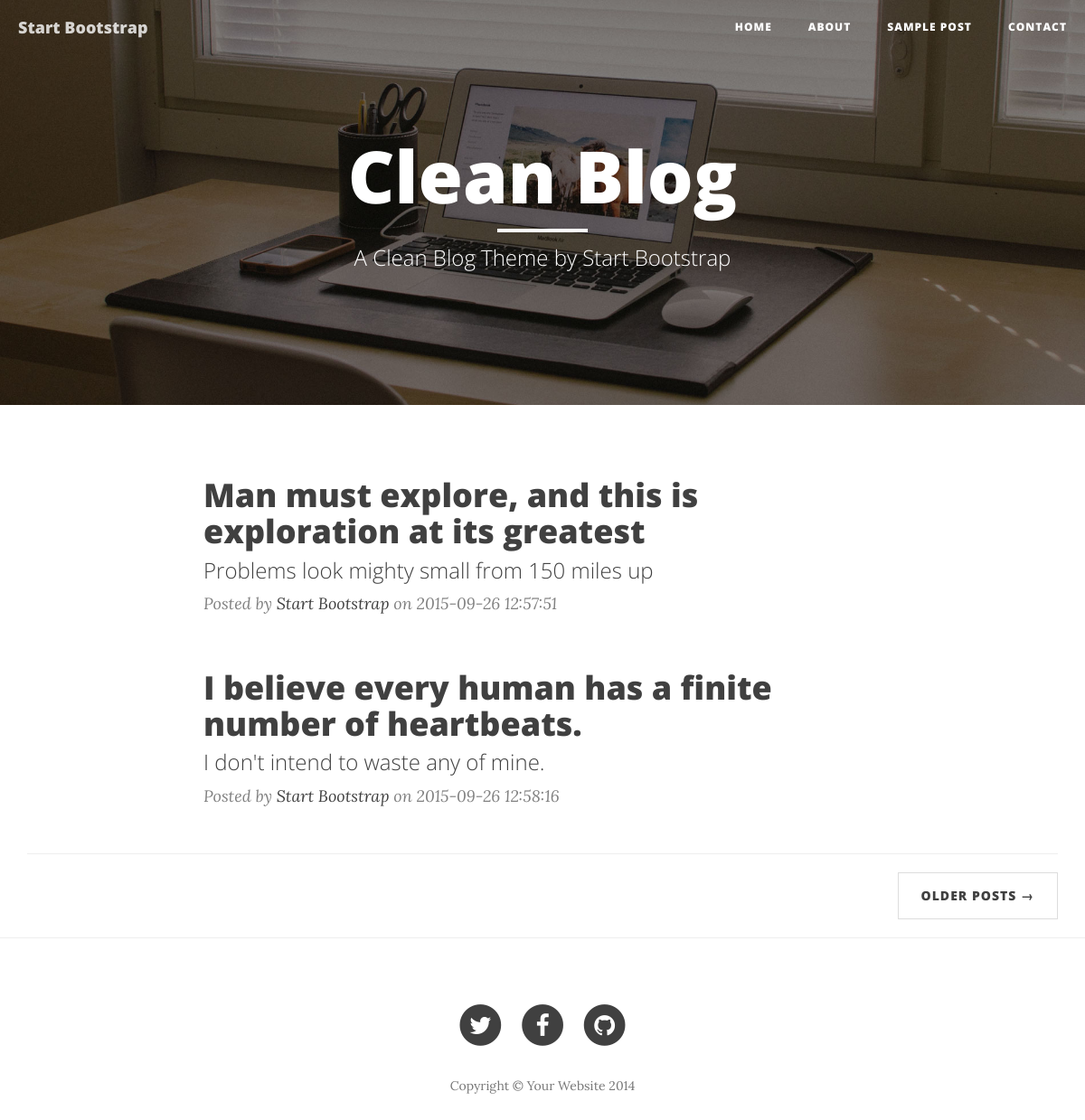
The page / on the database its author committed.
### tables this page shows
CREATE TABLE IF NOT EXISTS `posts` (
  `post_id` int(10) unsigned NOT NULL,
  `title` varchar(80) NOT NULL,
  `description` varchar(120) NOT NULL,
  `author_id` int(10) unsigned NOT NULL,
  `date` datetime NOT NULL DEFAULT CURRENT_TIMESTAMP,
  `content` text NOT NULL
);

CREATE TABLE IF NOT EXISTS `authors` (
  `author_id` int(10) unsigned NOT NULL,
  `name` varchar(30) NOT NULL
);

### index.php (the view, shortened to what this page needs)
<?php
$servername="127.0.0.1";
$username="root";
$password="";
$dbname="blog";
$db=mysqli_connect($servername, $username, $password,$dbname) or die(mysqli_error($db));
mysqli_query($db,"SET NAMES 'utf8'");
$q= mysqli_query($db,"SELECT * FROM POSTS JOIN AUTHORS");
while($row=mysqli_fetch_assoc($q)){
    $posts[]=$row;
}
?>
<!DOCTYPE html>
<html lang="en">
<head>
    <link href="css/bootstrap.min.css" rel="stylesheet">
    <link href="css/clean-blog.min.css" rel="stylesheet">
    <link href="http://maxcdn.bootstrapcdn.com/font-awesome/4.1.0/css/font-awesome.min.css" rel="stylesheet" type="text/css">
</head>
<body>
    <nav class="navbar navbar-default navbar-custom navbar-fixed-top">
        <div class="container-fluid">
            <div class="navbar-header page-scroll">
                <a class="navbar-brand" href="index.html">Start Bootstrap</a>
            </div>
            <div class="collapse navbar-collapse" id="bs-example-navbar-collapse-1">
                <ul class="nav navbar-nav navbar-right">
                    <li>
                        <a href="index.html">Home</a>
                    </li>
                    <li>
                        <a href="about.html">About</a>
                    </li>
                    <li>
                        <a href="post.html">Sample Post</a>
                    </li>
                    <li>
                        <a href="contact.html">Contact</a>
                    </li>
                </ul>
            </div>
        </div>
    </nav>
    <header class="intro-header" style="background-image: url('img/home-bg.jpg')">
        <div class="container">
            <div class="row">
                <div class="col-lg-8 col-lg-offset-2 col-md-10 col-md-offset-1">
                    <div class="site-heading">
                        <h1>Clean Blog</h1>
                        <hr class="small">
                        <span class="subheading">A Clean Blog Theme by Start Bootstrap</span>
                    </div>
                </div>
            </div>
        </div>
    </header>
    <div class="container">
        <?foreach($posts as $post):?>
        <div class="row">
            <div class="col-lg-8 col-lg-offset-2 col-md-10 col-md-offset-1">
                <div class="post-preview">
                    <a href="post.html">
                        <h2 class="post-title">
                            <?=$post['title']?>
                        </h2>
                        <h3 class="post-subtitle">
                            <?=$post['description']?>
                        </h3>
                    </a>
                    <p class="post-meta">Posted by <a href="#"><?=$post['name']?></a> on <?=$post['date']?></p>
                </div>
            </div>
        </div>
        <?endforeach?>
        <hr>
        <ul class="pager">
            <li class="next">
                <a href="#">Older Posts &rarr;</a>
            </li>
        </ul>
    </div>
    <hr>
    <footer>
        <div class="container">
            <div class="row">
                <div class="col-lg-8 col-lg-offset-2 col-md-10 col-md-offset-1">
                    <ul class="list-inline text-center">
                        <li>
                            <a href="#">
                                <span class="fa-stack fa-lg">
                                    <i class="fa fa-circle fa-stack-2x"></i>
                                    <i class="fa fa-twitter fa-stack-1x fa-inverse"></i>
                                </span>
                            </a>
                        </li>
                        <li>
                            <a href="#">
                                <span class="fa-stack fa-lg">
                                    <i class="fa fa-circle fa-stack-2x"></i>
                                    <i class="fa fa-facebook fa-stack-1x fa-inverse"></i>
                                </span>
                            </a>
                        </li>
                        <li>
                            <a href="#">
                                <span class="fa-stack fa-lg">
                                    <i class="fa fa-circle fa-stack-2x"></i>
                                    <i class="fa fa-github fa-stack-1x fa-inverse"></i>
                                </span>
                            </a>
                        </li>
                    </ul>
                    <p class="copyright text-muted">Copyright &copy; Your Website 2014</p>
                </div>
            </div>
        </div>
    </footer>
</body>
</html>

### rows shown on the page
posts: title "Man must explore, and this is exploration at its greatest", description "Problems look mighty small from 150 miles up", author.name "Start Bootstrap", date "2015-09-26 12:57:51"
posts: title "I believe every human has a finite number of heartbeats.", description "I don't intend to waste any of mine.", author.name "Start Bootstrap", date "2015-09-26 12:58:16"
